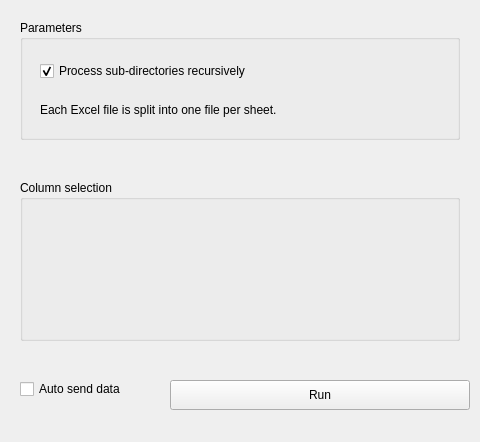
<?xml version="1.0" encoding="UTF-8"?>
<ui version="4.0">
 <class>Form</class>
 <widget class="QWidget" name="Form">
  <property name="geometry">
   <rect>
    <x>0</x>
    <y>0</y>
    <width>480</width>
    <height>442</height>
   </rect>
  </property>
  <property name="windowTitle">
   <string>Split Excel Sheets</string>
  </property>
  <widget class="QGroupBox" name="groupBox">
   <property name="geometry">
    <rect>
     <x>20</x>
     <y>20</y>
     <width>440</width>
     <height>120</height>
    </rect>
   </property>
   <property name="title">
    <string>Parameters</string>
   </property>
   <widget class="QCheckBox" name="checkBox_recursive">
    <property name="geometry">
     <rect>
      <x>20</x>
      <y>40</y>
      <width>380</width>
      <height>22</height>
     </rect>
    </property>
    <property name="text">
     <string>Process sub-directories recursively</string>
    </property>
    <property name="checked">
     <bool>true</bool>
    </property>
   </widget>
   <widget class="QLabel" name="label">
    <property name="geometry">
     <rect>
      <x>20</x>
      <y>75</y>
      <width>390</width>
      <height>30</height>
     </rect>
    </property>
    <property name="text">
     <string>Each Excel file is split into one file per sheet.</string>
    </property>
    <property name="wordWrap">
     <bool>true</bool>
    </property>
   </widget>
  </widget>
  <widget class="QGroupBox" name="groupBox_3">
   <property name="geometry">
    <rect>
     <x>20</x>
     <y>180</y>
     <width>440</width>
     <height>161</height>
    </rect>
   </property>
   <property name="title">
    <string>Column selection</string>
   </property>
   <widget class="QWidget" name="placeholder" native="true">
    <property name="geometry">
     <rect>
      <x>-1</x>
      <y>25</y>
      <width>441</width>
      <height>111</height>
     </rect>
    </property>
   </widget>
  </widget>
  <widget class="QPushButton" name="pushButton_run">
   <property name="geometry">
    <rect>
     <x>170</x>
     <y>380</y>
     <width>300</width>
     <height>30</height>
    </rect>
   </property>
   <property name="text">
    <string>Run</string>
   </property>
  </widget>
  <widget class="QCheckBox" name="checkBox_send">
   <property name="enabled">
    <bool>true</bool>
   </property>
   <property name="geometry">
    <rect>
     <x>20</x>
     <y>380</y>
     <width>130</width>
     <height>18</height>
    </rect>
   </property>
   <property name="text">
    <string>Auto send data</string>
   </property>
  </widget>
 </widget>
 <resources/>
 <connections/>
</ui>
